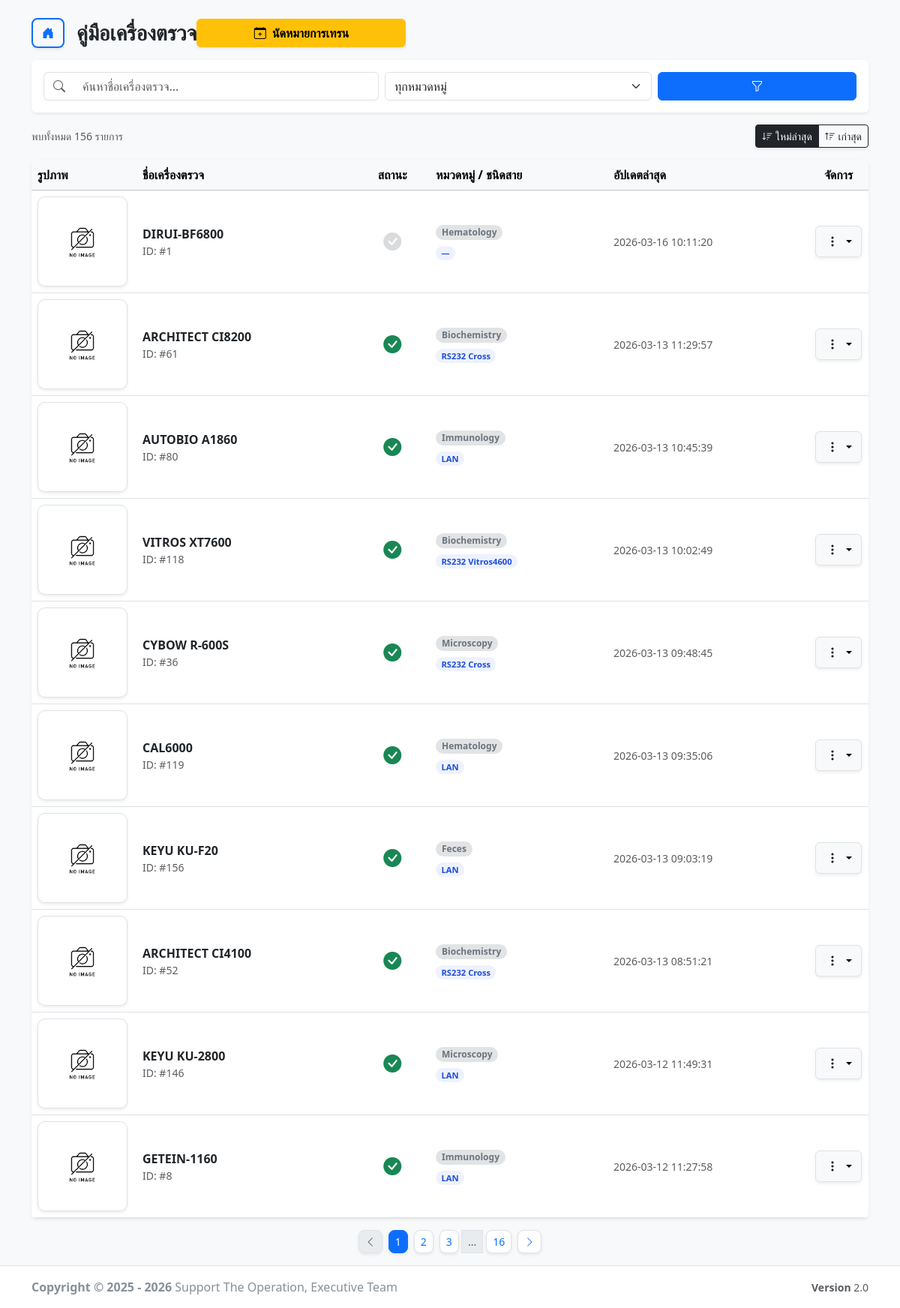
The page / on the database its author committed.
### tables this page shows
CREATE TABLE `instruments`  (
  `ins_id` int UNSIGNED NOT NULL AUTO_INCREMENT,
  `tmpname` varchar(30) NOT NULL,
  `cable_type_id` int NOT NULL,
  `equipment_image` varchar(50) NULL DEFAULT NULL,
  `config_text` text NULL,
  `created_at` timestamp NOT NULL DEFAULT current_timestamp,
  `created_by` varchar(100) NULL DEFAULT NULL,
  `updated_at` timestamp NULL DEFAULT NULL,
  `updated_by` varchar(50) NULL DEFAULT NULL,
  `live_event` timestamp NULL DEFAULT NULL,
  PRIMARY KEY (`ins_id`) USING BTREE,
  INDEX `cable_type_id`(`cable_type_id` ASC) USING BTREE,
  INDEX `idx_cable`(`cable_type_id` ASC) USING BTREE
);

CREATE TABLE `automate_model`  (
  `atm_model_id` int NOT NULL AUTO_INCREMENT,
  `atm_model_name` varchar(50) NULL DEFAULT '',
  `ref_atm_category_id` int NOT NULL,
  `ref_atm_status_manual_id` int NOT NULL DEFAULT 2 COMMENT '1=มีคู่มือ, 2=ไม่มีคู่มือ, 3=รออบรม',
  `atm_training_date` date NULL DEFAULT NULL COMMENT 'วันอบรบเครื่องตรวจ',
  `atm_training_timestart` time NULL DEFAULT NULL COMMENT 'เวลาเริ่มอบรม',
  `atm_training_timeend` time NULL DEFAULT NULL COMMENT 'เวลาสิ้นสุดอบรบ',
  `atm_model_updatedBy` varchar(50) NULL DEFAULT NULL,
  `atm_model_updatedAt` timestamp NOT NULL DEFAULT current_timestamp ON UPDATE CURRENT_TIMESTAMP,
  `atm_model_updatedEv` timestamp NOT NULL DEFAULT current_timestamp ON UPDATE CURRENT_TIMESTAMP,
  PRIMARY KEY (`atm_model_id`) USING BTREE,
  UNIQUE INDEX `atm_model_name`(`atm_model_name` ASC) USING BTREE
);

CREATE TABLE `automate_category`  (
  `atm_category_id` int NOT NULL AUTO_INCREMENT,
  `atm_category_name` varchar(50) NULL DEFAULT '',
  `atm_category_updatedBy` varchar(50) NULL DEFAULT NULL,
  `atm_category_updatedAt` timestamp NOT NULL DEFAULT current_timestamp ON UPDATE CURRENT_TIMESTAMP,
  `atm_category_updatedEv` timestamp NOT NULL DEFAULT current_timestamp ON UPDATE CURRENT_TIMESTAMP,
  PRIMARY KEY (`atm_category_id`) USING BTREE,
  UNIQUE INDEX `atm_category_name`(`atm_category_name` ASC) USING BTREE
);

CREATE TABLE `instrument_cable_types`  (
  `cable_id` int NOT NULL AUTO_INCREMENT,
  `cable_name` varchar(255) NOT NULL,
  `cable_pic` varchar(255) NULL DEFAULT NULL,
  `cable_is_active` char(1) NOT NULL DEFAULT 'Y',
  PRIMARY KEY (`cable_id`) USING BTREE
);

### index.php (called while the page is built, shortened)
<?php
require_once __DIR__ . '/controller.php';

### config/helpers.php (called while the page is built, shortened)
<?php
if (!function_exists('img_src')) {
    function img_src(?string $file): string {
        return BASE_URL . 'assets/imgs/ins_setup/' . rawurlencode($file);
    }
}

### oop/manual_guide.php (the view, shortened to what this page needs)
<?php
require_once __DIR__ . '/../config/helpers.php';
$connpeuy = db();
$connpeuy->set_charset('utf8mb4');
$kw          = isset($_GET['kw']) ? trim($_GET['kw']) : '';
$category_id = isset($_GET['category_id']) ? (int)$_GET['category_id'] : 0;
$sort        = $_GET['sort'] ?? 'desc';
$sort_order  = ($sort === 'asc') ? 'ASC' : 'DESC';
$items_per_page = 10;
$current_page   = isset($_GET['page']) ? (int)$_GET['page'] : 1;
$offset         = ($current_page - 1) * $items_per_page;
$where_clauses = ["1=1"];
$params = [];
$types  = "";
$where_sql = implode(" AND ", $where_clauses);
$count_sql = "SELECT COUNT(*) FROM instruments i
              INNER JOIN automate_model m ON i.ins_id = m.atm_model_id
              WHERE $where_sql";
$stmt_count = $connpeuy->prepare($count_sql);
$stmt_count->execute();
$total_items = $stmt_count->get_result()->fetch_row()[0];
$total_pages = ceil($total_items / $items_per_page);
$sql = "SELECT i.*,
               m.atm_model_name AS name,
               m.ref_atm_status_manual_id, -- ดึง ID สถานะมาจาก automate_model
               c.atm_category_name AS category_name,
               t.cable_name
        FROM instruments i
        INNER JOIN automate_model m ON i.ins_id = m.atm_model_id
        INNER JOIN automate_category c ON m.ref_atm_category_id = c.atm_category_id
        LEFT JOIN instrument_cable_types t ON t.cable_id = i.cable_type_id
        WHERE $where_sql
        ORDER BY
            (i.updated_at IS NULL) ASC, -- NULL อยู่ล่างสุด
            i.updated_at $sort_order
        LIMIT ?, ?";
$finalParams = $params;
$finalParams[] = $offset;
$finalParams[] = $items_per_page;
$finalTypes = $types . "ii";
$stmt = $connpeuy->prepare($sql);
$stmt->bind_param($finalTypes, ...$finalParams);
$stmt->execute();
$result = $stmt->get_result();
?>
<!doctype html>
<html lang="th">
<head>
  <?php require_once __DIR__ . '/../config/favicon.php'; ?>
  <link href="https://cdn.jsdelivr.net/npm/bootstrap@5.3.3/dist/css/bootstrap.min.css" rel="stylesheet">
  <link rel="stylesheet" href="https://cdn.jsdelivr.net/npm/bootstrap-icons@1.11.3/font/bootstrap-icons.min.css">
  <link rel="stylesheet" href="<?= BASE_URL ?>assets/css/manual_guide.css">
</head>
<body class="bg-light">
  <div class="container py-4">
    <div class="d-flex align-items-center mb-3">
      <a href="../" class="btn btn-outline-primary me-3 shadow-sm border-2 rounded-3" title="กลับหน้าหลักระบบ">
        <i class="bi bi-house-door-fill"></i>
      </a>
      <h1 class="h3 mb-0 fw-bold">
          คู่มือเครื่องตรวจ</h1>
          <a href="?act=train" class="col-4 col-md-3 btn btn-warning shadow-sm fw-bold">
                <i class="bi bi-calendar-plus me-1"></i> นัดหมายการเทรน
          </a>
    </div>
    <form class="card card-body mb-4 shadow-sm border-0" method="get" action="">
        <div class="row g-2">
            <div class="col-12 col-md-5">
                <div class="input-group">
                    <span class="input-group-text bg-white border-end-0"><i class="bi bi-search text-muted"></i></span>
                    <input type="text" name="kw" class="form-control border-start-0"
                           placeholder="ค้นหาชื่อเครื่องตรวจ..." value="<?= htmlspecialchars($kw) ?>">
                </div>
            </div>
            <div class="col-8 col-md-4">
                <select name="category_id" class="form-select">
                    <option value="0">ทุกหมวดหมู่</option>
                </select>
            </div>
            <div class="col-4 col-md-3">
                <button type="submit" class="btn btn-primary w-100"><i class="bi bi-funnel"></i></button>
            </div>
        </div>
    </form>
    <div class="d-flex justify-content-between align-items-center mb-3">
        <div class="text-muted small">พบทั้งหมด <?= $total_items ?> รายการ</div>
        <div class="btn-group shadow-sm" role="group">
            <a href="?act=manual_guide&kw=<?= urlencode($kw) ?>&category_id=<?= $category_id ?>&sort=desc"
               class="btn btn-sm <?= ($sort == 'desc') ? 'btn-dark' : 'btn-outline-dark' ?>">
                <i class="bi bi-sort-down"></i> ใหม่ล่าสุด
            </a>
            <a href="?act=manual_guide&kw=<?= urlencode($kw) ?>&category_id=<?= $category_id ?>&sort=asc"
               class="btn btn-sm <?= ($sort == 'asc') ? 'btn-dark' : 'btn-outline-dark' ?>">
                <i class="bi bi-sort-up"></i> เก่าสุด
            </a>
        </div>
    </div>
   <div class="card shadow-sm border-0 mb-4 overflow-hidden d-none d-md-block">
      <div class="table-responsive">
        <table class="table table-hover align-middle mb-0">
          <thead class="table-light">
            <tr>
              <th style="width:100px;">รูปภาพ</th>
              <th>ชื่อเครื่องตรวจ</th>
              <th class="text-center" style="width:100px;">สถานะ</th>
              <th>หมวดหมู่ / ชนิดสาย</th>
              <th class="d-none d-lg-table-cell">อัปเดตล่าสุด</th>
              <th style="width:80px;" class="text-center">จัดการ</th>
            </tr>
          </thead>
          <tbody>
            <?php if ($result->num_rows === 0): ?>
              <tr><td colspan="6" class="text-center text-muted p-5">ไม่พบข้อมูลเครื่องตรวจ</td></tr>
            <?php else: ?>
              <?php while($row = $result->fetch_assoc()): ?>
                <tr onclick="window.location='?act=view&id=<?= $row['ins_id'] ?>';">
                  <td style="width:140px;">
                        <div class="table-thumb-box shadow-sm border bg-white">
                            <img src="<?= img_src($row['equipment_image']) ?>"
                            onerror="this.src='<?= BASE_URL ?>assets/imgs/ins_setup/noImage.jpg'">
                        </div>
                    </td>
                  <td>
                    <div class="fw-bold text-dark mb-0"><?= htmlspecialchars($row['name']) ?></div>
                    <div class="small text-muted">ID: #<?= (int)$row['ins_id'] ?></div>
                  </td>
                  <td class="text-center">
                    <?php if ($row['ref_atm_status_manual_id'] == 1): ?>
                        <i class="bi bi-check-circle-fill text-success fs-4" title="พร้อมใช้งาน"></i>
                    <?php else: ?>
                        <i class="bi bi-check-circle-fill text-secondary opacity-25 fs-4" title="ไม่พร้อมใช้งาน"></i>
                    <?php endif; ?>
                  </td>
                  <td>
                    <span class="badge bg-secondary-subtle text-secondary rounded-pill mb-1"><?= htmlspecialchars($row['category_name'] ?: '—') ?></span><br>
                    <span class="badge badge-soft rounded-pill" style="font-size: 0.7rem;"><?= htmlspecialchars($row['cable_name'] ?: '—') ?></span>
                  </td>
                  <td class="small text-muted d-none d-lg-table-cell">
                    <?= htmlspecialchars($row['updated_at'] ?? $row['created_at']) ?>
                  </td>
                  <td class="text-center" onclick="event.stopPropagation();">
                    <div class="dropdown">
                        <button class="btn btn-light border shadow-sm dropdown-toggle btn-action-menu"
                                type="button"
                                data-bs-toggle="dropdown">
                            <i class="bi bi-three-dots-vertical"></i>
                        </button>
                    </div>
                  </td>
                </tr>
              <?php endwhile; ?>
            <?php endif; ?>
          </tbody>
        </table>
      </div>
    </div>
    <nav class="py-3">
        <ul class="pagination pagination-sm justify-content-center mb-0">
            <li class="page-item <?= ($current_page <= 1) ? 'disabled' : '' ?>">
                <a class="page-link shadow-sm mx-1 rounded-3" href="?act=manual_guide&page=<?= $current_page-1 ?>&kw=<?= urlencode($kw) ?>&category_id=<?= $category_id ?>">
                    <i class="bi bi-chevron-left"></i>
                </a>
            </li>
            <?php
            $window = 2;
            for ($p = 1; $p <= $total_pages; $p++) {
                if ($p == 1 || $p == $total_pages || ($p >= $current_page - $window && $p <= $current_page + $window)) {
                    ?>
                    <li class="page-item <?= ($p == $current_page) ? 'active' : '' ?>">
                        <a class="page-link shadow-sm mx-1 rounded-3" href="?act=manual_guide&page=<?= $p ?>&kw=<?= urlencode($kw) ?>&category_id=<?= $category_id ?>">
                            <?= $p ?>
                        </a>
                    </li>
                    <?php
                }
                elseif ($p == $current_page - $window - 1 || $p == $current_page + $window + 1) {
                    echo '<li class="page-item disabled"><span class="page-link">...</span></li>';
                }
            }
            ?>
            <li class="page-item <?= ($current_page >= $total_pages) ? 'disabled' : '' ?>">
                <a class="page-link shadow-sm mx-1 rounded-3" href="?act=manual_guide&page=<?= $current_page+1 ?>&kw=<?= urlencode($kw) ?>&category_id=<?= $category_id ?>">
                    <i class="bi bi-chevron-right"></i>
                </a>
            </li>
        </ul>
    </nav>
  </div>
<footer class="main-footer">
    <div class="container">
        <div class="row align-items-center">
            <div class="col-md-6 text-center text-md-start mb-2 mb-md-0">
                <strong>Copyright © 2025 - <?= date('Y') ?></strong>  Support The Operation, Executive Team
            </div>
            <div class="col-md-6 text-center text-md-end text-muted">
                <small>
                    <b>Version</b> 2.0
                </small>
            </div>
        </div>
    </div>
</footer>
</body>
</html>

### controller.php (shortened to what this page needs)
<?php
$act = $_GET['act'] ?? 'manual_guide';
switch ($act) {
    case 'manual_guide':
        require __DIR__ . '/oop/manual_guide.php';
        break;
}

### config/favicon.php (shortened to what this page needs)
<link href="https://cdn.jsdelivr.net/npm/bootstrap-icons@1.11.3/font/bootstrap-icons.min.css" rel="stylesheet">

### assets/css/manual_guide.css (style rules this page uses)
.table-responsive { overflow: visible !important; }
.container.py-4 { padding-bottom: 350px !important; min-height: 100vh; }
.table-responsive { overflow: visible !important; min-height: 400px !important; }
.container.py-4 { padding-bottom: 200px !important; }
.table td, .table th { vertical-align: middle; }
.badge-soft { background: #eef2ff; color: #1d4ed8; }
.bi-three-dots-vertical { padding: 12px; margin: -10px; cursor: pointer; display: inline-block; }
.container.py-4 { padding-bottom: 0 !important; }
.card.mb-4 { margin-bottom: 1rem !important; }
nav.py-3 { padding-top: 0 !important; padding-bottom: 1rem !important; }
.pagination .page-link { transition: none !important; transform: none !important; }
.main-footer { background-color: #fff; border-top: 1px solid #dee2e6; color: #869099; padding: 1rem; }
.table-thumb-box { width:120px; height:120px; border-radius:10px; overflow:hidden; background:#f6f7f9; display:flex; align-items:center; justify-content:center; }
.table-thumb-box img { width:100%; height:100%; object-fit:contain; }

### rows shown on the page
instruments: automate_model.atm_model_name "DIRUI-BF6800", ins_id "1", automate_category.atm_category_name "Hematology", cable_name "—", updated_at "2026-03-16 10:11:20"
instruments: automate_model.atm_model_name "ARCHITECT CI8200", ins_id "61", automate_category.atm_category_name "Biochemistry", instrument_cable_types.cable_name "RS232 Cross", updated_at "2026-03-13 11:29:57"
instruments: automate_model.atm_model_name "AUTOBIO A1860", ins_id "80", automate_category.atm_category_name "Immunology", instrument_cable_types.cable_name "LAN", updated_at "2026-03-13 10:45:39"
instruments: automate_model.atm_model_name "VITROS XT7600", ins_id "118", automate_category.atm_category_name "Biochemistry", instrument_cable_types.cable_name "RS232 Vitros4600", updated_at "2026-03-13 10:02:49"
instruments: automate_model.atm_model_name "CYBOW R-600S", ins_id "36", automate_category.atm_category_name "Microscopy", instrument_cable_types.cable_name "RS232 Cross", updated_at "2026-03-13 09:48:45"
instruments: automate_model.atm_model_name "CAL6000", ins_id "119", automate_category.atm_category_name "Hematology", instrument_cable_types.cable_name "LAN", updated_at "2026-03-13 09:35:06"
instruments: automate_model.atm_model_name "KEYU KU-F20", ins_id "156", automate_category.atm_category_name "Feces", instrument_cable_types.cable_name "LAN", updated_at "2026-03-13 09:03:19"
instruments: automate_model.atm_model_name "ARCHITECT CI4100", ins_id "52", automate_category.atm_category_name "Biochemistry", instrument_cable_types.cable_name "RS232 Cross", updated_at "2026-03-13 08:51:21"
instruments: automate_model.atm_model_name "KEYU KU-2800", ins_id "146", automate_category.atm_category_name "Microscopy", instrument_cable_types.cable_name "LAN", updated_at "2026-03-12 11:49:31"
instruments: automate_model.atm_model_name "GETEIN-1160", ins_id "8", automate_category.atm_category_name "Immunology", instrument_cable_types.cable_name "LAN", updated_at "2026-03-12 11:27:58"

### other values the page prints
$total_items "156"
